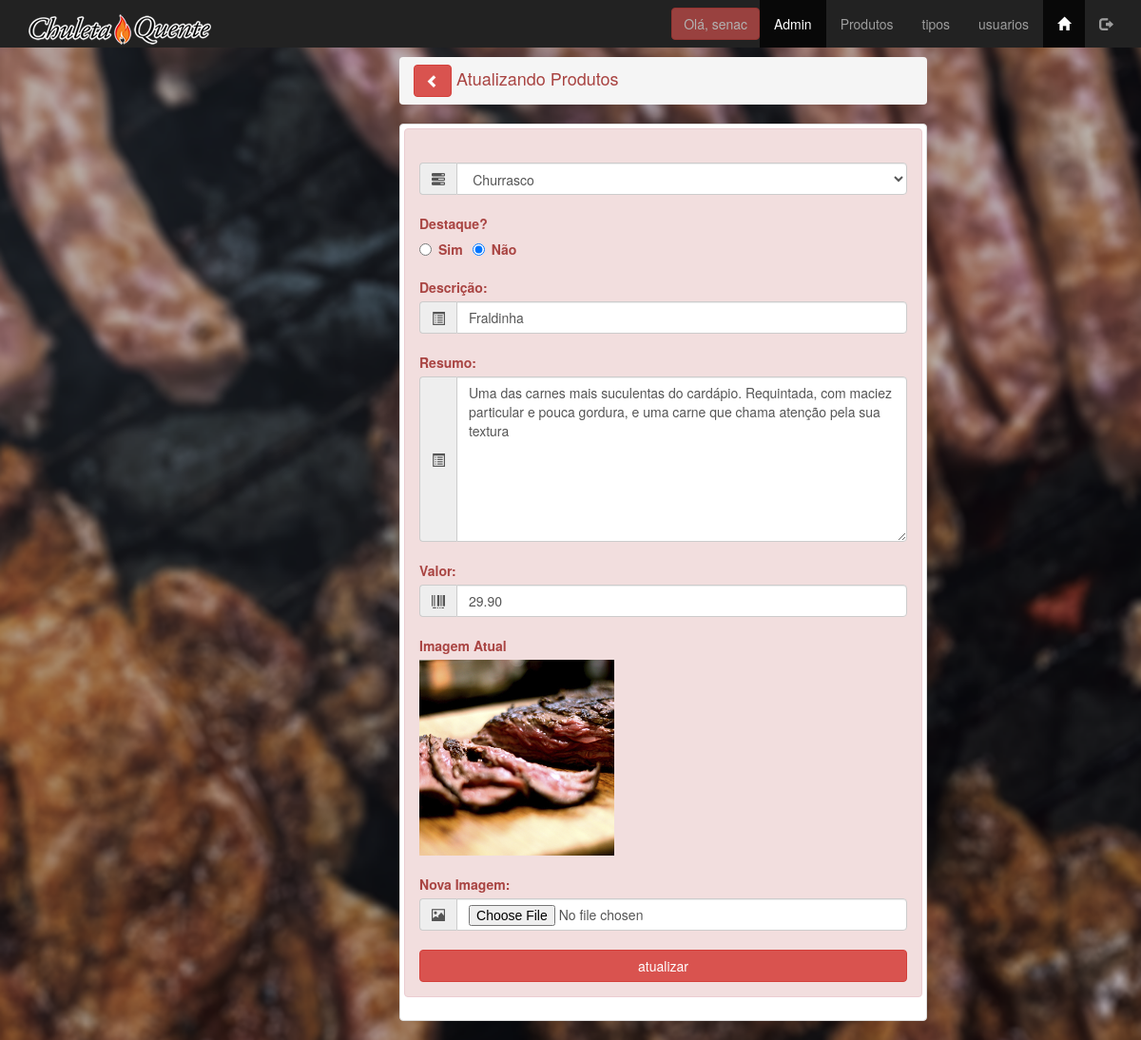
The app's page /admin/produto_atualiza.php?id_produto=2 (signed in) with its own data.
### tables this page shows
create table tbprodutos(
id_produto int(11) not null,
id_tipo_produto int not null,
descri_produto varchar(100) not null,
resumo_produto varchar(1000) default null,
valor_produto decimal(10,2) default null,
imagem_produto varchar(50) default null,  
destaque_produto enum('Sim','Não') not null
);

create table tbtipos(
id_tipo int(11) not null,
sigla_tipo varchar(3) not null,
rotulo_tipo varchar(15) not null 
);

### admin/produto_atualiza.php (the view, shortened to what this page needs)
<?php
include('../connections/conn.php');
$id_alterar     = $_GET['id_produto'];
$query_busca    = "select * from tbprodutos where id_produto = ".$id_alterar;
$lista          = $conn->query($query_busca);
$linha          = $lista->fetch_assoc();
$consulta_fk        = "select * from tbtipos order by rotulo_tipo asc";
$lista_fk           = $conn->query($consulta_fk);
$linha_fk           = $lista_fk->fetch_assoc();
?>
<!DOCTYPE html>
<html lang="pt-BR">
<head>
    <link rel="stylesheet" href="../css/bootstrap.min.css" type="text/css">
    <link rel="stylesheet" href="../css/meu_estilo.css">
</head>
<body class="fundofixo" >
    <?php include('menu_adm.php') ?>
    <main class="container" >
        <div class="row">
            <div class="col-xs-12 col-sm-offset-3 col-sm-6 col-md-offset-4 col-md-6">
                <h4 class="breadcrumb text-danger">
                    <a href="produtos_lista.php">
                        <button class="btn btn-danger">
                            <span class="glyphicon glyphicon-chevron-left">
                            </span>
                        </button>
                    </a>
                    Atualizando Produtos
                </h4>
                <div class="thumbnail" >
                    <div class=" alert alert-danger " role="alert" >
                        <form action="produto_atualiza.php" method="post" id="form_produto_atualiza" name="form_produto_atualiza" enctype="multipart/form-data" >
                            <div class="input-group" >
                                <span class="input-group-addon" >
                                    <span class="glyphicon glyphicon-tasks" aria-hidden="true" ></span>
                                </span>
                                <select name="id_tipo_produto" id="id_tipo_produto" class="form-control" required >
                                    <?php do { ?>
                                    <option value= "<?php echo $linha_fk['id_tipo'];?>"
                                    <?php
                                        if(!(strcmp($linha_fk['id_tipo'],$linha['id_tipo_produto']))){
                                            echo "selected = \"selected\"";
                                        }
                                    ?>>
                                    <?php  echo $linha_fk['rotulo_tipo'];?>
                                    </option>
                                    <?php  } while($linha_fk = $lista_fk->fetch_assoc());
                                    ?>
                                </select>
                            </div>
                            <br>
                            <label for="destaque_produto">Destaque?</label>
                            <div class="input-group">
                                <label for="destaque_produto_s" class="radio-inline" >
                                    <input type="radio" name="destaque_produto" id="destaque_produto" value="sim"
                                    <?php echo $linha['destaque_produto']=="Sim"?"checked":null;?>>
                                    <strong> Sim </strong>
                                </label>
                                <label for="destaque_produto_n" class="radio-inline" >
                                    <input type="radio" name="destaque_produto" id="destaque_produto" value="não"
                                    <?php echo $linha['destaque_produto']=="Não"?"checked":null;?>>
                                    <strong> Não </strong>
                                </label>
                            </div>
                            <br>
                            <label for="descri_produto">Descrição:</label>
                            <div class="input-group">
                                <span class="input-group-addon" >
                                    <span class="glyphicon glyphicon-list-alt" aria-hidden="true" ></span>
                                </span>
                                <input type="text" class="form-control" id="descri_produto" name="descri_produto"
                                        maxlength="100" required value="<?php echo $linha['descri_produto'];?>"
                                        placeholder="Digite o Título do Produto">
                            </div>
                            <br>
                            <label for="resumo_produto">Resumo:</label>
                            <div class="input-group">
                                <span class="input-group-addon" >
                                    <span class="glyphicon glyphicon-list-alt" aria-hidden="true" ></span>
                                </span>
                                <textarea name="resumo_produto" id="resumo_produto" cols="30" rows="8"
                                          placeholder="Digite os detalhes do produto" class="form-control"
                                ><?php echo $linha['resumo_produto'];?></textarea>
                            </div>
                            <br>
                            <label for="form-control">Valor:</label>
                            <div class="input-group">
                                <span class="input-group-addon" >
                                    <span class="glyphicon glyphicon-barcode" aria-hidden="true" ></span>
                                </span>
                                <input type="number" name="valor_produto" id="valor_produto"
                                       min="0" step="0.01" class="form-control" value="<?php echo$linha['valor_produto'];?>" >
                            </div>
                            <br>
                            <label for="imagem_produto_atual">Imagem Atual</label>
                            <img src="../images/<?php echo $linha['imagem_produto'];?>" alt="" Class="img-responsive" style="max-width:40%">
                            <br>
                            <label for="imagem_produto">Nova Imagem:</label>
                            <div class="input-group">
                                <span class="input-group-addon">
                                    <span class="glyphicon glyphicon-picture" aria-hidden="true"></span>
                                </span>
                                <input type="file" name="imagem_produto" id="imagem_produto" class="form-control" accept="/imagem*">
                            </div>
                            <br>
                            <input type="submit" value="atualizar" name="enviar" id="enviar" class="btn btn-danger btn-block">
                        </form>
                    </div>
                </div>
            </div>
        </div>
    </main>
</body>
</html>

### admin/menu_adm.php (shortened to what this page needs)
<!DOCTYPE html>
<html lang="pt-BR">
<head>
</head>
<body  >
    <nav class="nav navbar-inverse">
        <div class="container-fluid" >
            <div class="navbar-header">
                <a href="index.php" class="navbar-brand">
                    <img src="../images/logochurrascopequeno.png" alt="">
                </a>
            </div>
            <div class="collapse navbar-collapse" id="defaultNavbar" >
                <ul class="nav navbar-nav navbar-right">
                    <li>
                        <button type="button" class="btn btn-danger navbar-btn disabled" >
                            Olá, <?php echo $_SESSION['login_usuario']; ?>
                        </button>
                    </li>
                    <li class="active" >
                        <a href="index.php">Admin</a>
                    </li>
                    <li>
                        <a href="produtos_lista.php">Produtos</a>
                    </li>
                    <li>
                        <a href="tipos_lista.php">tipos</a>
                    </li>
                    <li>
                        <a href="usuarios_lista.php">usuarios</a>
                    </li>
                    <li class="active" >
                        <a href="../index.php">
                            <span class="glyphicon glyphicon-home" ></span>
                        </a>
                    </li>
                    <li>
                        <a href="logout.php">
                            <span class="glyphicon glyphicon-log-out" ></span>
                        </a>
                    </li>
                </ul>
            </div>
        </div>
    </nav>
</body>
</html>

### css/meu_estilo.css (style rules this page uses)
.fundofixo { background: url(../images/churras_do_bom.jpg) no-repeat fixed; -webkit-background-size:cover; background-size: cover; }

### records on screen
tbprodutos: id_tipo_produto "Churrasco", destaque_produto "☐ Destaque?", destaque_produto "☑", descri_produto "Fraldinha", resumo_produto "Uma das carnes mais suculentas do cardápio. Requintada, com maciez particular e pouca gordura, e uma carne que chama atenção pela sua textura", valor_produto "29.90", imagem_produto (picture)

### other values on screen
$_SESSION['login_usuario'] "senac"
